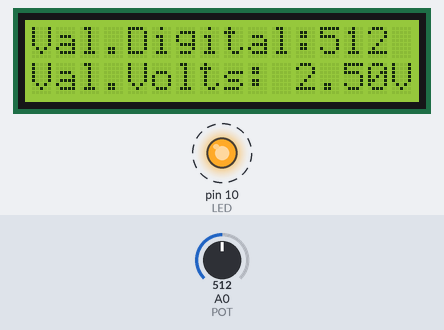
Recording of a sketch running on a simulated Arduino Uno, built with avr-gcc and run on an emulated ATmega328P. Shown: 16×2 character LCD, output pins drawn as LEDs (lit = HIGH). Dashed ring = blinking. The inputs (shaded band) are chosen by the test bench; at power-on: A0 (POT) = 512.

Above: at 1.13 s.
1.3 s: A0 (POT) set to 716
At 1.63 s:
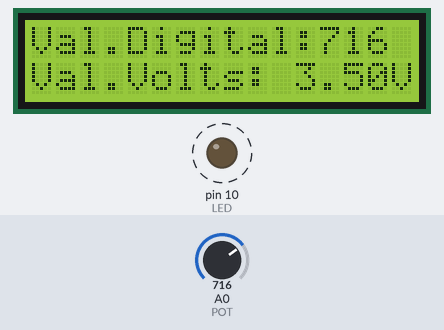
3.0 s: A0 (POT) set to 900
At 3.15 s:
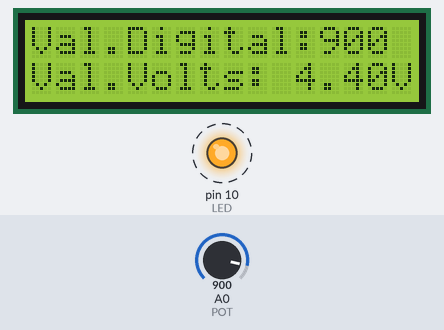
4.6 s: A0 (POT) set to 1023
At 4.77 s:
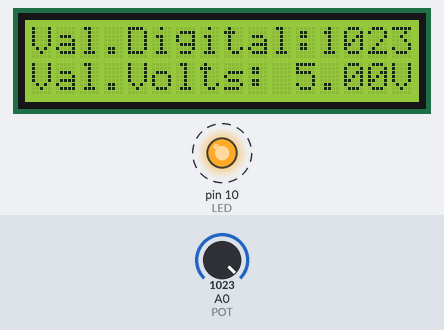
Timing chart, 0 to 12.2 s (numbered marks = the images above; inputs shaded):
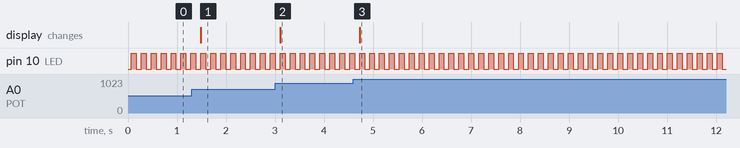

The sketch:

06-lcd-analogIn.ino
```cpp
// (licence header left out)
#include <LiquidCrystal.h>

#define  RS   2
#define  EN   3
#define  D4   4
#define  D5   5
#define  D6   6
#define  D7   7
#define  LED  10
#define  POT  A0

LiquidCrystal lcd(RS, EN, D4, D5, D6, D7);

int adcValue;
float voltsValue;

/**
 * Setup Function
 */
void setup() {

  // Set Pin LED as Output
  pinMode(LED, OUTPUT);

  // Init LCD Module
  lcd.begin(16, 2);

  // Show Line 1
  lcd.setCursor(0, 0);
  lcd.print("Val.Digital:");

  // Show Line 2
  lcd.setCursor(0, 1);
  lcd.print("Val.Volts:     V");
}

/**
 * Loop Function
 */
void loop() {

  // Obtain Analog Value
  adcValue = analogRead(POT);

  // Show Digital Value
  lcd.setCursor(12, 0);
  lcd.print("    ");
  lcd.setCursor(12, 0);
  lcd.print(adcValue);

  // Obtain Volts Value
  voltsValue = (adcValue * 5.00) / 1023;

  // Show Volts Value
  lcd.setCursor(11, 1);
  lcd.print(voltsValue);

  // Set LED in HIGH
  digitalWrite(LED, HIGH);

  // Delay 100 ms
  delay(100);

  // Set LED in LOW
  digitalWrite(LED, LOW);

   // Delay 100 ms
  delay(100);
}
```

Measured:
- after the input at 1.3 s, the display: changes after 0.19 s (image 1)
- after the input at 3.0 s, the display: changes after 0.11 s (image 2)
- after the input at 4.6 s, the display: changes after 0.13 s (image 3)
- by itself, pin 10 (LED): alternates HIGH for 0.10 s and LOW for 0.10 s
